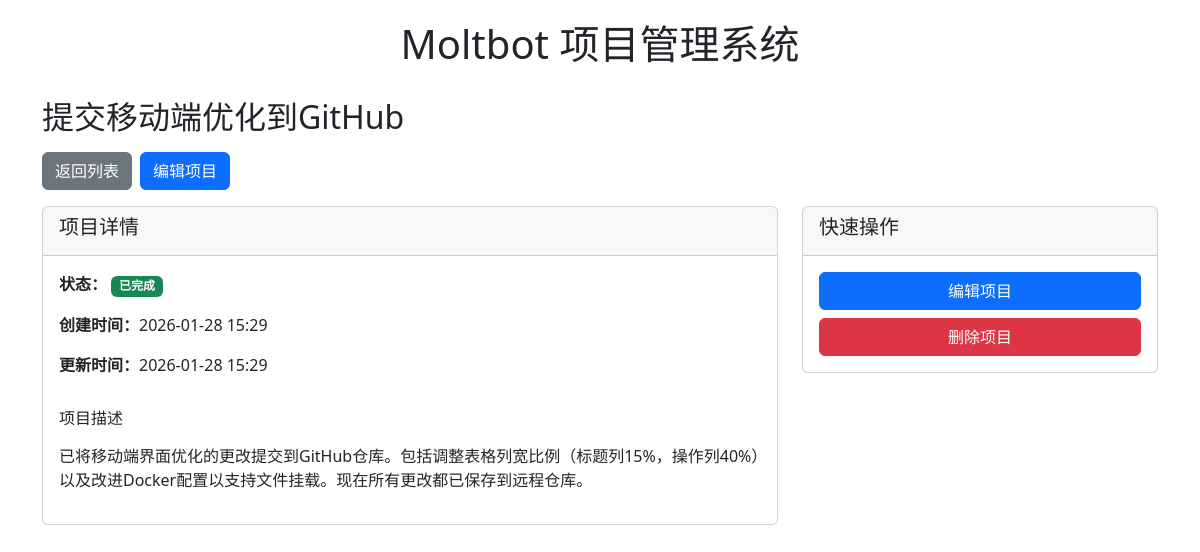
The page /53/ on the database its author committed.
### projects/models.py (models this page shows, shortened)
class Project(models.Model):
    STATUS_CHOICES = [
        ('pending', '待处理'),
        ('in_progress', '处理中'),
        ('completed', '已完成'),
        ('cancelled', '已取消'),
    ]
    title = models.CharField(max_length=200, verbose_name='项目标题')
    description = models.TextField(verbose_name='项目描述', blank=True)
    status = models.CharField(
        max_length=20,
        choices=STATUS_CHOICES,
        default='pending',
        verbose_name='状态'
    )
    created_at = models.DateTimeField(default=timezone.now, verbose_name='创建时间')
    updated_at = models.DateTimeField(auto_now=True, verbose_name='更新时间')
    result = models.TextField(verbose_name='处理结果', blank=True)
    notes = models.TextField(verbose_name='备注', blank=True)
    class Meta:
        verbose_name = '项目'
        verbose_name_plural = '项目'
        ordering = ['-created_at']

### projects/views.py (the view)
# urls.py: path('<int:pk>/', views.project_detail, name='project_detail'),
def project_detail(request, pk):
    project = get_object_or_404(Project, pk=pk)
    return render(request, 'projects/project_detail.html', {'project': project})

### projects/templates/projects/project_detail.html (shortened to what this page needs)
{% extends 'base.html' %}
{% block content %}
<div class="row">
    <div class="col-12">
        <div class="d-flex flex-column align-items-start gap-2 mb-3">
            <h2>{{ project.title }}</h2>
            <div class="d-flex flex-wrap gap-2 w-100">
                <a href="{% url 'project_list' %}" class="btn btn-secondary">返回列表</a>
                <a href="{% url 'project_edit' project.pk %}" class="btn btn-primary">编辑项目</a>
            </div>
        </div>
    </div>
</div>
<div class="row">
    <div class="col-lg-8">
        <div class="card mb-4">
            <div class="card-header">
                <h5>项目详情</h5>
            </div>
            <div class="card-body">
                <div class="row">
                    <div class="col-12 col-md-6">
                        <p><strong>状态：</strong>
                            {% if project.status == 'pending' %}
                                <span class="badge bg-secondary">待处理</span>
                            {% elif project.status == 'in_progress' %}
                                <span class="badge bg-warning text-dark">处理中</span>
                            {% elif project.status == 'completed' %}
                                <span class="badge bg-success">已完成</span>
                            {% elif project.status == 'cancelled' %}
                                <span class="badge bg-danger">已取消</span>
                            {% endif %}
                        </p>
                        <p><strong>创建时间：</strong>{{ project.created_at|date:"Y-m-d H:i" }}</p>
                        <p><strong>更新时间：</strong>{{ project.updated_at|date:"Y-m-d H:i" }}</p>
                    </div>
                </div>
                {% if project.description %}
                    <div class="mt-3">
                        <h6>项目描述</h6>
                        <p>{{ project.description|linebreaks }}</p>
                    </div>
                {% endif %}
            </div>
        </div>
    </div>
    <div class="col-lg-4">
        <div class="card">
            <div class="card-header">
                <h5>快速操作</h5>
            </div>
            <div class="card-body">
                <div class="d-grid gap-2">
                    <a href="{% url 'project_edit' project.pk %}" class="btn btn-primary">编辑项目</a>
                    <a href="{% url 'project_delete' project.pk %}" class="btn btn-danger">删除项目</a>
                </div>
            </div>
        </div>
    </div>
</div>
{% endblock %}

### projects/templates/base.html (style rules this page uses)
body { padding-top: 20px; padding-bottom: 20px; font-size: 16px; }

### rows shown on the page
Project: title "提交移动端优化到GitHub", created_at "2026-01-28 15:29", updated_at "2026-01-28 15:29", description "已将移动端界面优化的更改提交到GitHub仓库。包括调整表格列宽比例（标题列15%，操作列40%）以及改进Docker配置以支持文件挂载。现在所有更改都已保存到远程仓库。"
